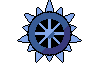

Write the Python code that produced this figure.
"""94 Trochus, spikier and flatter (the user, 2026-11-03: "needs to be more spiky and match the other enemies sprites flatness and appearance"). A source for PixelLab:
the picked concept's spoked wheel laid out flat, with long and short spikes round the rim and a taller crest on top (the lore's crest and spines). Hide one blue and one
shade, spokes, hub and spikes one pale blue, black between the spokes and at the part lines, one outline.

    python art/enemies/pixellab/94_trochus/redo/spiky/sketch.py   # sketch.png, input.png (padded for PixelLab), sketch_x8.png
"""
from pathlib import Path
import math
from PIL import Image
HERE = Path(__file__).resolve().parent
W, H = 98, 65
K, LIGHT, MID, DARK = (0, 0, 0), (0x84, 0xa7, 0xe9), (0x37, 0x5a, 0x94), (0x37, 0x38, 0x7b)
CX, CY = 49.0, 33.0
RIM, RIM_IN, HUB = 21.0, 14.5, 5.0
N, SPOKES = 14, 8
N4 = ((1, 0), (-1, 0), (0, 1), (0, -1))
g = {}
for y in range(H):
    for x in range(W):
        dx, dy = x - CX, y - CY
        r, a = math.hypot(dx, dy), math.atan2(dy, dx) + math.pi / 2       # a = 0 at the top
        if r <= HUB: g[x, y] = LIGHT if dx + dy < 2 else MID
        elif r <= RIM_IN:
            s = (a / (2 * math.pi) * SPOKES) % 1
            g[x, y] = LIGHT if min(s, 1 - s) * 2 * math.pi * r / SPOKES <= 1.1 else K
        elif r <= RIM:
            g[x, y] = MID if dx + dy < 11 else DARK
        else:
            for i in range(N):
                c = i * 2 * math.pi / N
                d = (a - c + math.pi) % (2 * math.pi) - math.pi
                long = 11.0 if i % 2 == 0 else 6.5
                if i in (0, 1, N - 1): long += 1.5                       # the crest
                half = 2 * math.pi / N * 0.42 * (1 - (r - RIM) / long)
                if r - RIM < long and abs(d) <= half: g[x, y] = LIGHT
xs, ys = [p[0] for p in g], [p[1] for p in g]
for p in [p for p, c in g.items() if c == LIGHT and math.hypot(p[0] - CX, p[1] - CY) > RIM and math.hypot(p[0] - CX, p[1] - CY) <= RIM + 1.2]: g[p] = K   # the line where a spike meets the rim
for x, y in list(g):
    for a, b in N4:
        if (x + a, y + b) not in g: g[x + a, y + b] = K
f = Image.new('RGBA', (W, H))
for (x, y), c in g.items():
    if 0 <= x < W and 0 <= y < H: f.putpixel((x, y), c + (255,))
print('box', f.getbbox())
f.save(HERE / 'sketch.png')
pad = Image.new('RGBA', (100, 68)); pad.paste(f, (1, 1)); pad.save(HERE / 'input.png')
bg = Image.new('RGBA', (W, H), (0x6f, 0x9e, 0x5c, 255)); bg.alpha_composite(f); bg.resize((W * 8, H * 8), 0).save(HERE / 'sketch_x8.png')
